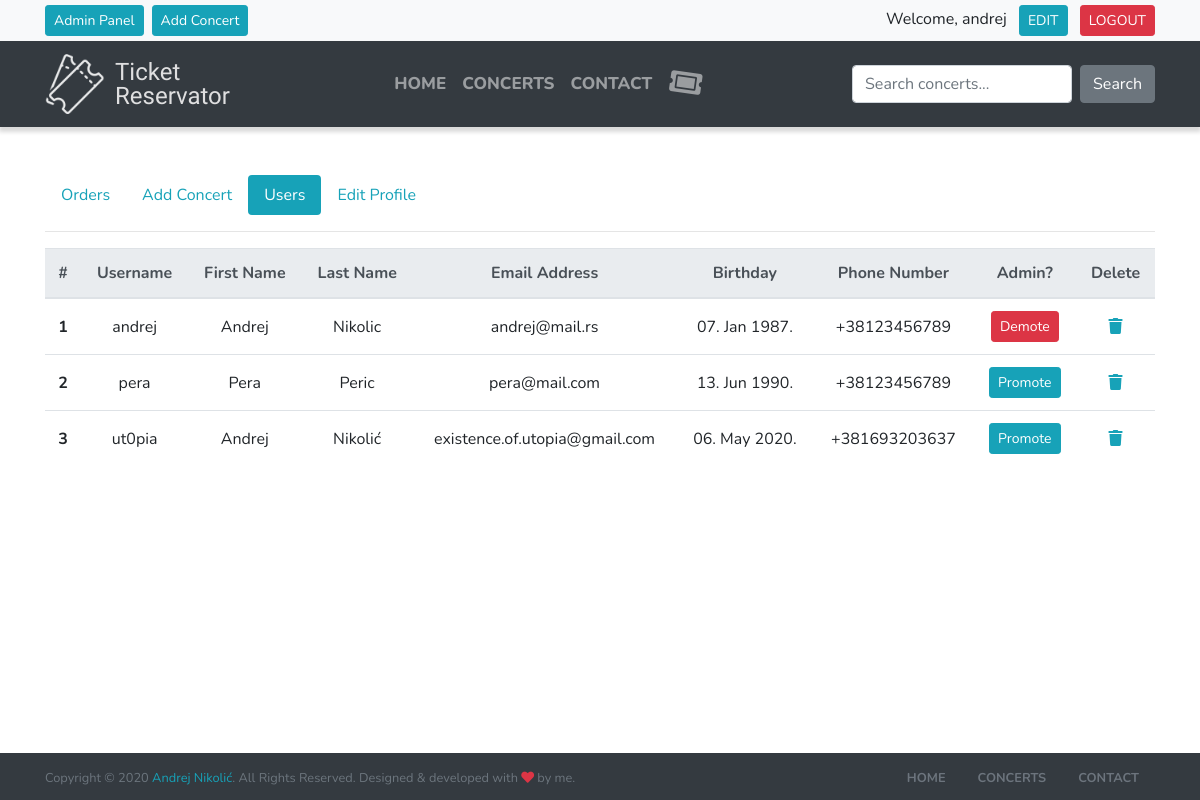
/admin_users.php (signed in), run on the app's committed database.
### tables this page shows
CREATE TABLE `user` (
  `id_user` int(11) NOT NULL,
  `username` varchar(50) NOT NULL,
  `first_name` varchar(50) NOT NULL,
  `last_name` varchar(50) NOT NULL,
  `email` varchar(50) NOT NULL,
  `birthday` date NOT NULL,
  `phone` varchar(30) NOT NULL,
  `password` varchar(200) NOT NULL,
  `admin` bit(1) NOT NULL
);

### admin_users.php (the view, shortened to what this page needs)
<?php
require_once("connect.php");
?>
<!DOCTYPE html>
<html lang="en">
<head>
    <?php include "assets/resources.php" ?>
</head>
<body>
<?php include "assets/header.php" ?>
<main>
    <div class="container my-5">
        <?php include "admin_navigation.php" ?>
        <div class="table_overflow">
        <table class="table table-hover mt-2 text-center">
            <thead class="thead-light">
                <tr>
                    <th scope="col">#</th>
                    <th scope="col">Username</th>
                    <th scope="col">First Name</th>
                    <th scope="col">Last Name</th>
                    <th scope="col">Email Address</th>
                    <th scope="col">Birthday</th>
                    <th scope="col">Phone Number</th>
                    <th scope="col">Admin?</th>
                    <th scope="col">Delete</th>
                </tr>
            </thead>
            <tbody>
                <?php
                $sql = "SELECT id_user, username, first_name, last_name, email, birthday, phone, admin FROM user";
                $result = mysqli_query($con, $sql);
                $count = 1;
                $admin = "";
                while($row = mysqli_fetch_assoc($result)) {
                    if ($row["admin"] == 1) {
                        $admin = '<a class="btn btn-danger btn-sm" href="assets/admin_funcs.php?id='.$row["id_user"].'&do=demote">Demote</a>';
                    } else {
                            $admin = '<a class="btn btn-info btn-sm" href="assets/admin_funcs.php?id='.$row["id_user"].'&do=promote">Promote</a>';
                    }
                    echo '<tr>
                        <th scope="row">'.$count.'</th>
                        <td>'.$row["username"].'</td>
                        <td>'.$row["first_name"].'</td>
                        <td>'.$row["last_name"].'</td>
                        <td>'.$row["email"].'</td>
                        <td>'.date("d. M Y.", strtotime($row["birthday"])).'</td>
                        <td>'.$row["phone"].'</td>
                        <td>'.$admin.'</td>
                        <td><a href="assets/admin_funcs.php?id='.$row["id_user"].'&do=del-user"><i class="fas fa-trash"></i></a></td>
                        </tr>';
                        $count++;
                    }
                    ?>
            </tbody>
        </table>
        </div>
    </div>
</main>
<?php include "assets/footer.php" ?>
</body>
</html>

### css/style.css (style rules this page uses)
body { font-family: 'Nunito', sans-serif; }
main { min-height: calc(100vh - 222px); }
.table th, .table td { vertical-align: middle; }
a { color: #17a2b8; }
.fa, .fas { font-weight: 600; }

### data on the page
user: username "andrej", first_name "Andrej", last_name "Nikolic", email "andrej@mail.rs", birthday "07. Jan 1987.", phone "+38123456789"
user: username "pera", first_name "Pera", last_name "Peric", email "pera@mail.com", birthday "13. Jun 1990.", phone "+38123456789"
user: username "ut0pia", first_name "Andrej", last_name "Nikolić", email "existence.of.utopia@gmail.com", birthday "06. May 2020.", phone "+381693203637"

### other printed values
$_SESSION['username'] "andrej"
